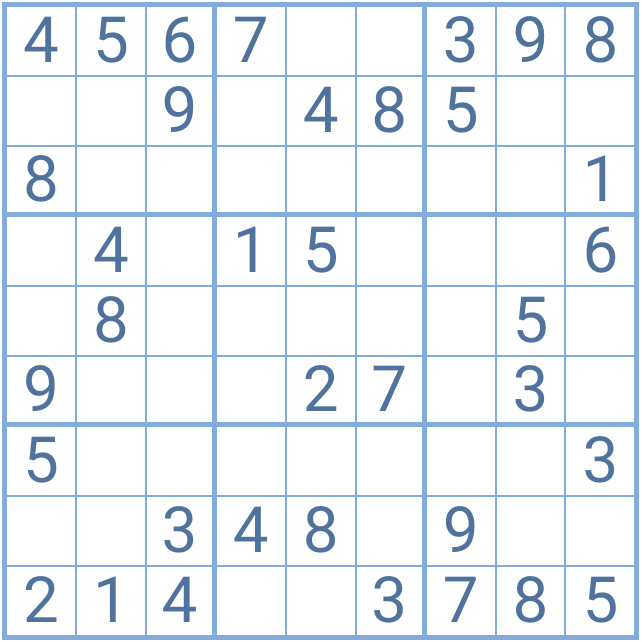
#> input picture grid_image.png, 642 x 642 px
$ python grid_extractor.py
#> lines starting #> are read from the running program, lines starting #| are printed output that depends on the picture; after the words box and inside, x2 and y2 are one past the last pixel; in counts of white or black regions, pixels touching at a corner belong together
# This program reads and image and extracts the sudoku grid from it using opencv and converts it to a 9x9 grid as a list of lists

import cv2
import numpy as np

# read the image
img = cv2.imread('grid_image.png')
#> img is the input picture: shape (642, 642, 3); mean B, G, R 247.1, 240.5, 234.7

# convert the image to grayscale
gray = cv2.cvtColor(img, cv2.COLOR_BGR2GRAY)
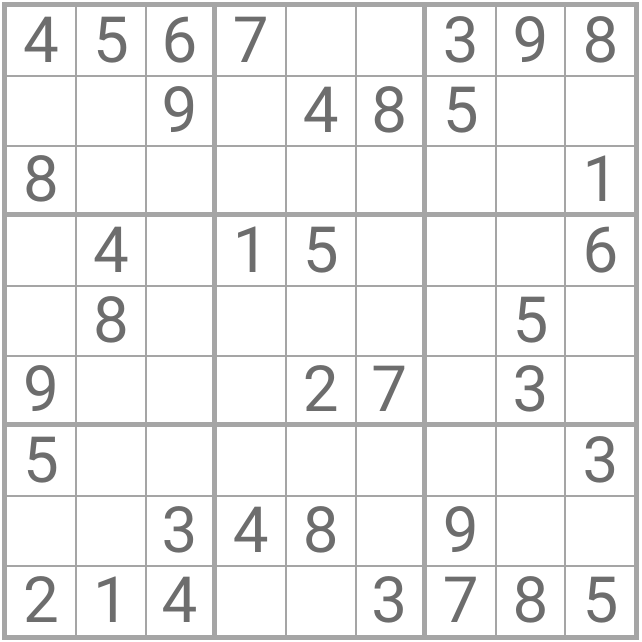
#> gray: shape (642, 642); min 109, max 255, mean 239.6
#display the grayscale image
cv2.imshow('gray', gray)
cv2.waitKey(0)

# apply adaptive thresholding
thresh = cv2.adaptiveThreshold(gray, 255, cv2.ADAPTIVE_THRESH_GAUSSIAN_C,
                               cv2.THRESH_BINARY_INV, 11, 2)
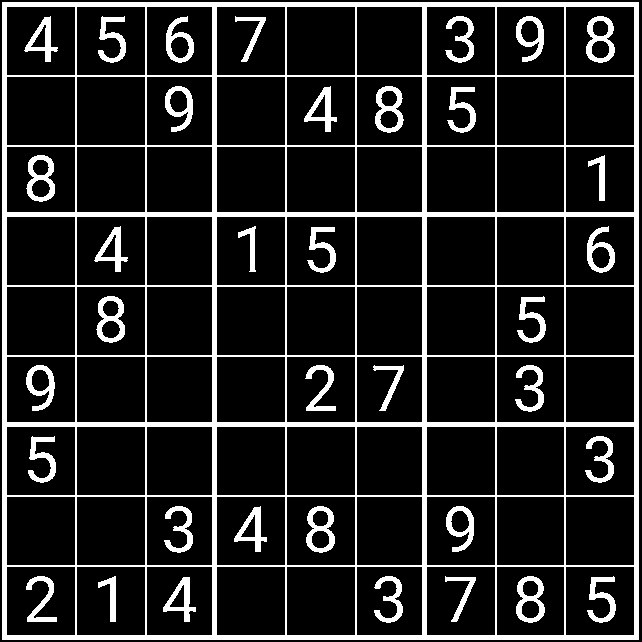
#> thresh: shape (642, 642); 14.2% white; 37 white regions
# display the thresholded image
cv2.imshow('thresh', thresh)
cv2.waitKey(0)

# extract each number using contours
contours, _ = cv2.findContours(thresh, cv2.RETR_EXTERNAL,
                               cv2.CHAIN_APPROX_NONE)
#> contours = 1 contour; box (x1, y1, x2, y2) and area: (2, 2, 639, 640) 405132

for c in contours:
    area = cv2.contourArea(c)
    if area > 1000:
        cv2.drawContours(thresh, [c], -1, (0, 255, 0), 1)
#> this loop made 1 pass
#> area on pass 1: 405132
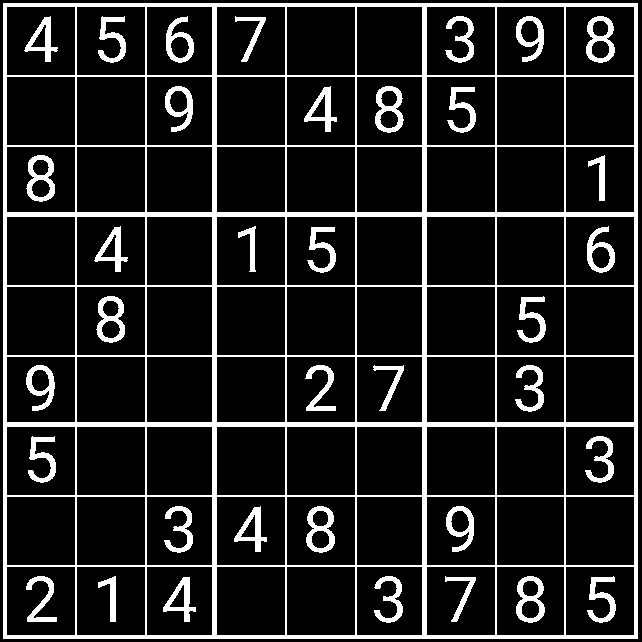
#> thresh: shape (642, 642); 13.6% white; 37 white regions, largest, box (x1, y1, x2, y2) and area: (3, 3, 638, 639) 37230, (375, 86, 404, 133) 645, (586, 16, 615, 63) 644

cv2.imshow('contours', thresh)
cv2.waitKey(0)

# crop the image to remove the area outside the contour
x, y, w, h = cv2.boundingRect(contours[0])
#> x = 2; y = 2; w = 637; h = 638
thresh = thresh[y:y + h, x:x + w]
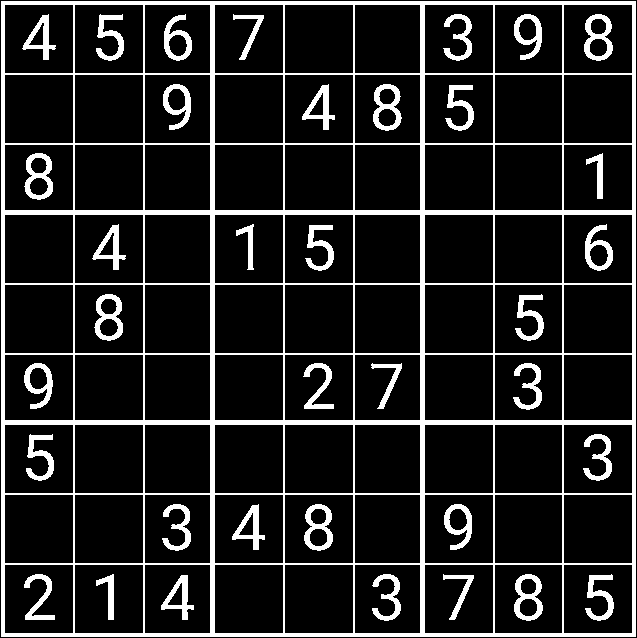
#> thresh: shape (638, 637); 13.8% white; 37 white regions, largest, box (x1, y1, x2, y2) and area: (1, 1, 636, 637) 37230, (373, 84, 402, 131) 645, (584, 14, 613, 61) 644
cv2.imshow('cropped', thresh)
cv2.waitKey(0)

# resize the image to be 900x900
img = cv2.resize(thresh, (900, 900))
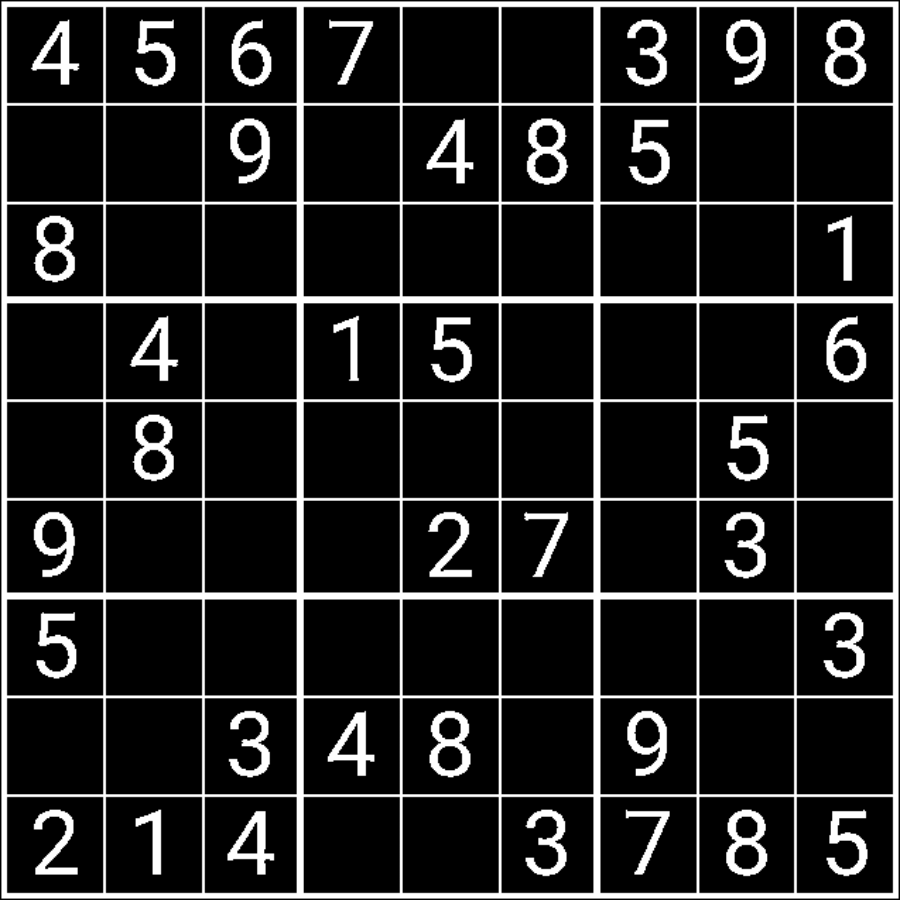
#> img: shape (900, 900); min 0, max 255, mean 35.1
cv2.imshow('resized', img)
cv2.waitKey(0)

# split the image into 9x9 grid
split_img = []
rows = []
for i in range(9):
    for j in range(9):
        rows.append(img[i * 100+10:(i + 1) * 100-10, j * 100+10:(j + 1) * 100-10])
    split_img.append(rows)
    rows = []
#> after the loop, split_img = 9 items

# display the split image
for i in range(9):
    for j in range(9):
        cv2.imshow('split_img', split_img[i][j])
        cv2.waitKey(0)
#> this loop made 9 passes
#> pass 1, `cv2.imshow('split_img', split_img[i][j])`:
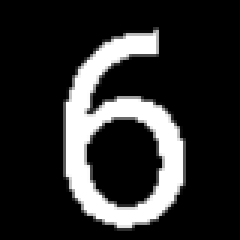
#> window 'split_img': shape (80, 80) (shown 3 times larger); min 0, max 255, mean 44.3
#> pass 1, `cv2.imshow('split_img', split_img[i][j])`:
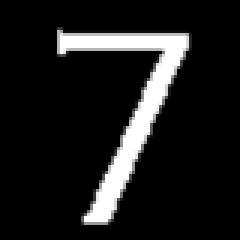
#> window 'split_img': shape (80, 80) (shown 3 times larger); min 0, max 255, mean 28.4

# perform template matching to extract the digits
# Load digit template images
templates = []
for i in range(1, 10):  # Assuming you have digit images labeled as 0.jpg, 1.jpg, ..., 9.jpg
    template = cv2.imread(f'numbers/{i}.png', cv2.IMREAD_GRAYSCALE)
#> (the run stopped early here; a loop or call above may not have finished)
